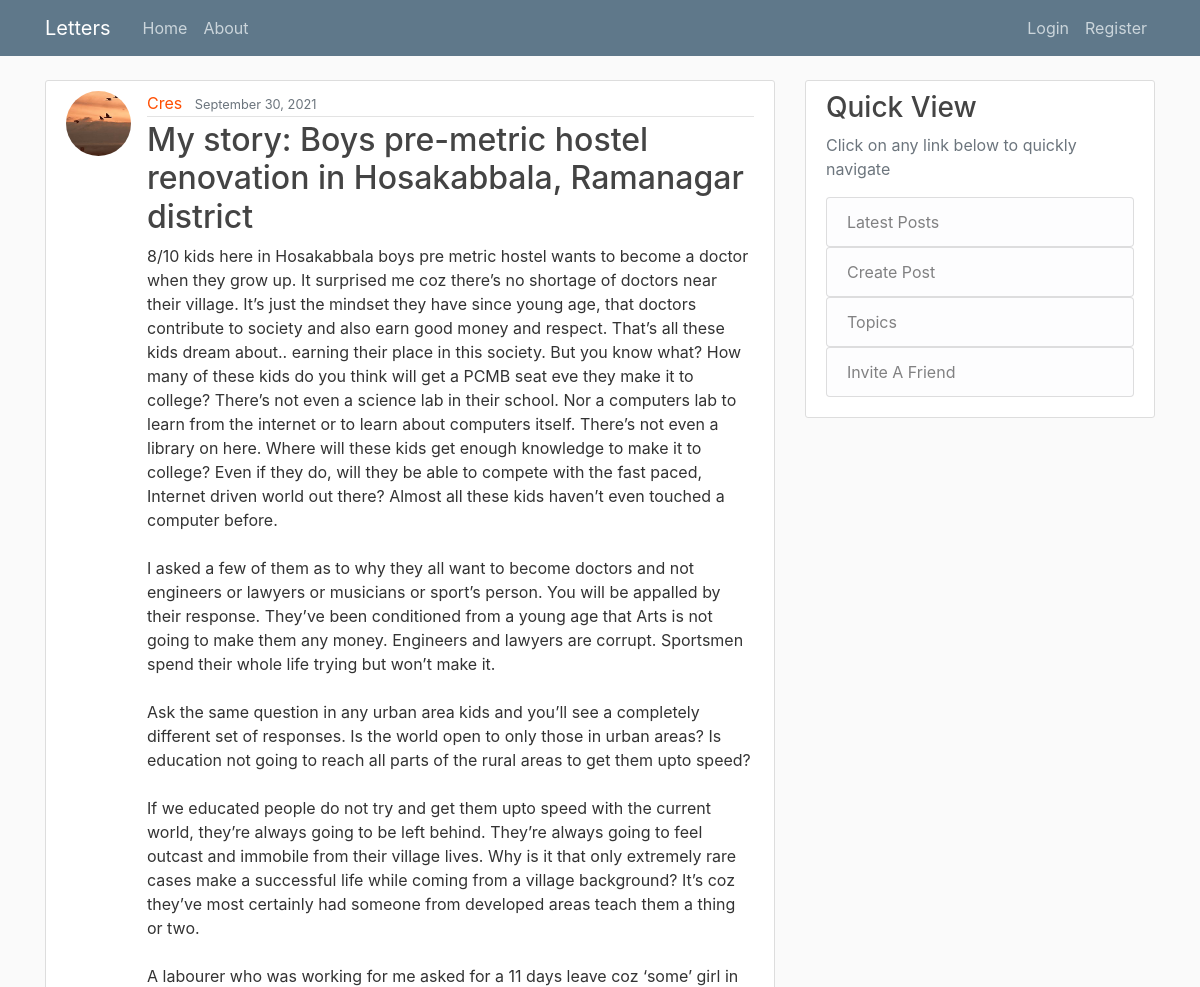
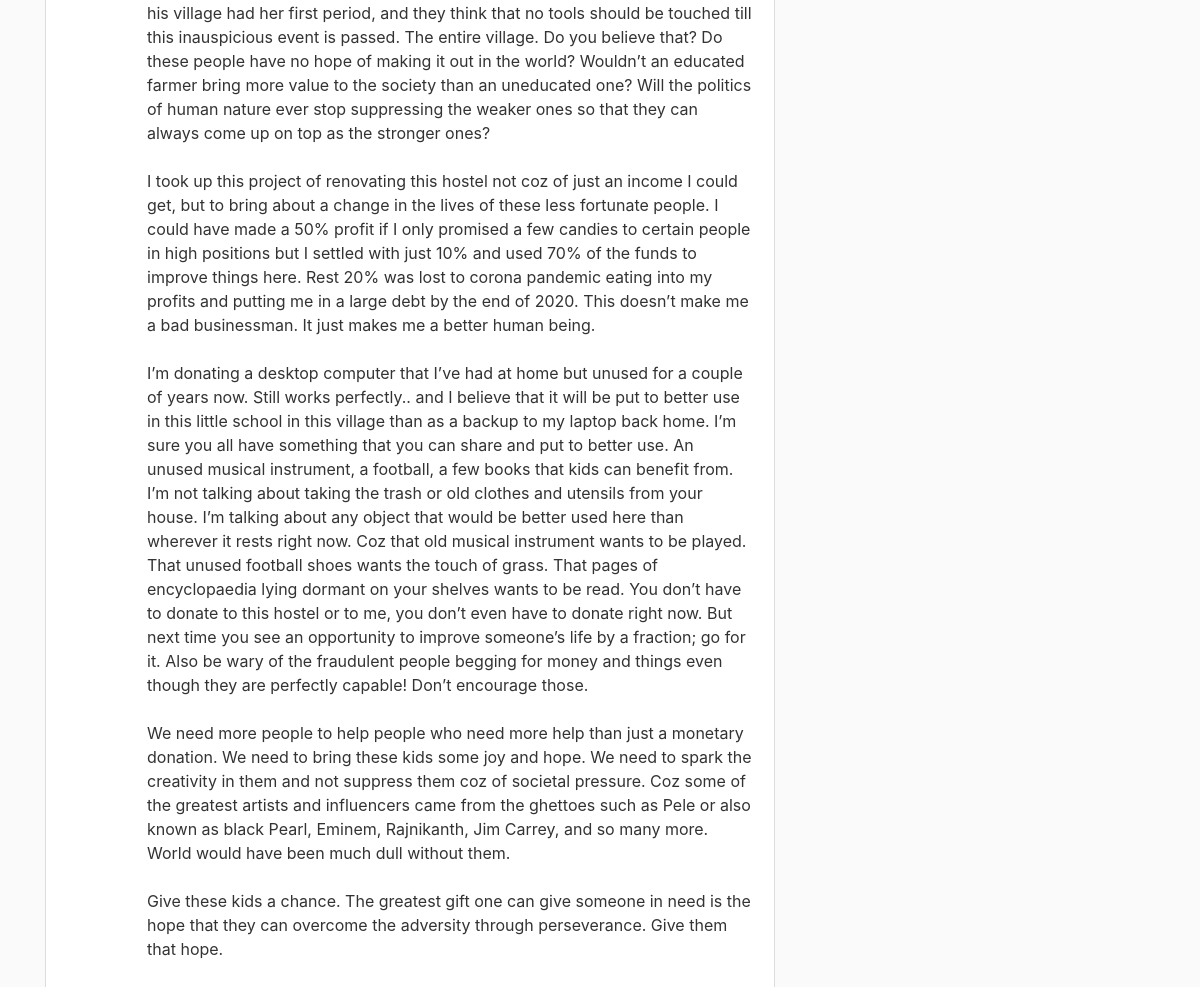
The app's page /post/36/ with its own data (2 pictures, top to bottom).
### blog/models.py (models this page shows, shortened)
class Post(models.Model):
    title = models.CharField(max_length=100)
    content = models.TextField()
    date_posted = models.DateTimeField(default=timezone.now)
    author = models.ForeignKey(User, on_delete=models.CASCADE)

### users/models.py (models this page shows, shortened)
class Profile(models.Model):
    user = models.OneToOneField(User, on_delete=models.CASCADE)
    image = models.ImageField(default='default.jpg', upload_to='profile_pics')
    dob = models.CharField(default='', max_length=10, null=True)
    first_name = models.TextField(default='')
    last_name = models.TextField(default='')

### blog/views.py (the view)
# urls.py: path('post/<int:pk>/', PostDetailView.as_view(), name='post-detail'),
class PostDetailView(DetailView):
    model = Post

### blog/templates/blog/post_detail.html (shortened to what this page needs)
{% extends "blog/base.html" %}
    {% block content %}
    <article class='media content-section'>
        <a href="{% url 'profile' %}"><img class="rounded-circle article-img" src="{{ object.author.profile.image.url }}"></a>
        <div class="media-body">
            <div class="article-metadata">
                <a class="mr-2" href="{% url 'user-posts' object.author.username %}">{{ object.author }}</a>
                <small class="text-muted">{{ object.date_posted|date:'F d, Y' }}</small>
            </div>
        <h2 class="article-title">{{ object.title }}</h2>
        <p class="article-content">{{ object.content }}</p>
        </div>
    </article>
    {% endblock content %}

### blog/static/blog/main.css (style rules this page uses)
body { background: #fafafa; color: #333333; margin-top: 5rem; }
h1, h2, h3, h4, h5, h6 { color: #444444; }
.content-section { background: #ffffff; padding: 10px 20px 20px 20px; border: 1px solid #dddddd; border-radius: 3px; margin-bottom: 20px; }
.article-title { color: #444444; }
.article-content { white-space: pre-line; }
.article-img { height: 65px; width: 65px; margin-right: 16px; }
.article-metadata { padding-bottom: 1px; margin-bottom: 4px; border-bottom: 1px solid #e3e3e3 }
.article-metadata > a { color: #FF4D00; }

### records on screen
Post: author.profile.image (picture), author "Cres", date_posted "September 30, 2021", title "My story: Boys pre-metric hostel renovation in Hosakabbala, Ramanagar district", content "8/10 kids here in Hosakabbala boys pre metric hostel wants to become a doctor when they grow up. It surprised me coz there’s no shortage of doctors near their village. It’s just the mindset they have since young age, that doctors contribute to society and also earn good money and respect. That’s all these kids dream about.. earning their place in this society. But you know what? How many of these kids do you think will get a PCMB seat eve they make it to college? There’s not even a science lab in their school. Nor a computers lab to learn from the internet or to learn about computers itself. There’s not even a library on here. Where will these kids get enough knowledge to make it to…"
